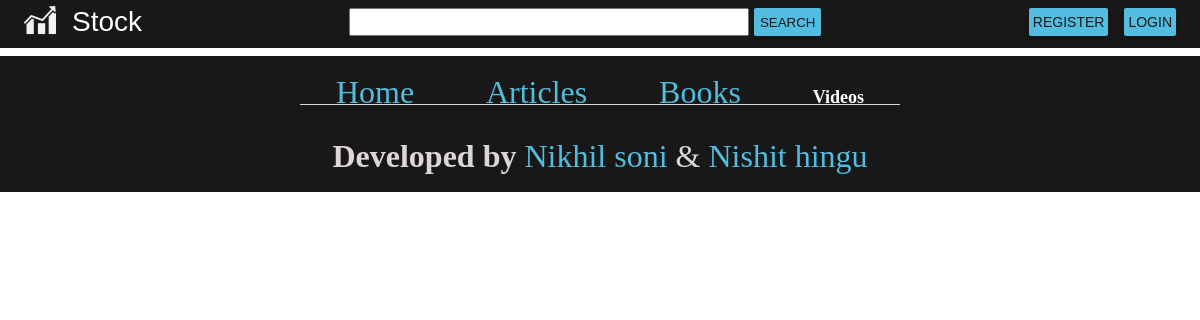
The page /Videos/ on the database as committed earlier.
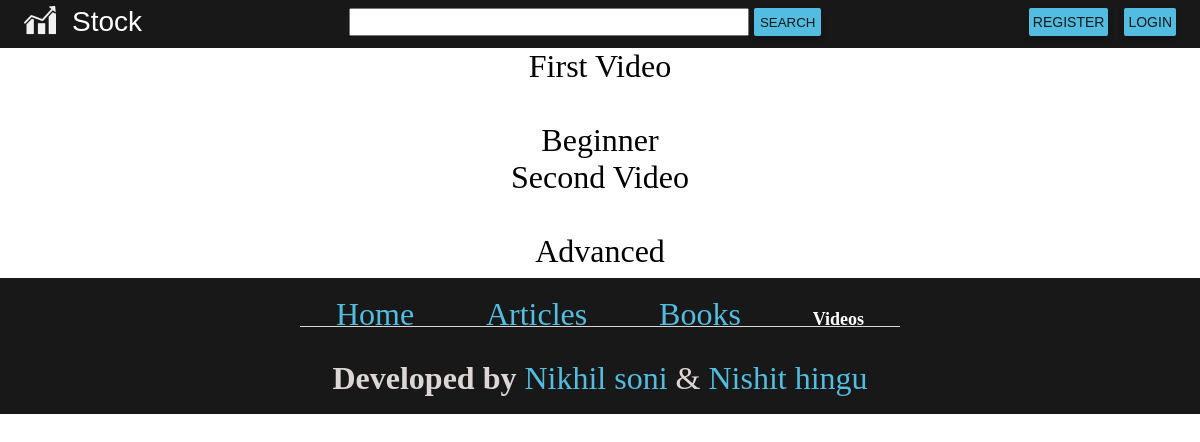
The same page on the database as committed later.
### tutorials/models.py (models this page shows, shortened)
class Videos(models.Model):
    priority_status = (
        ('Beginner','Beginner'),
        ('Intermediate','Intermediate'),
        ('Advanced','Advanced'),
    )
    vName = models.CharField(max_length=200)
    vUrl = EmbedVideoField(blank=True)
    vPriority = models.CharField(max_length=20, choices=priority_status, default= 'Intermediate')

### tutorials/views.py (the view)
# urls.py: path('Videos/',views.videos, name="videos"),
def videos(request):
    docs = Videos.objects.all()
    return render(request, 'Videos.html', {'docs':docs})

### templates/Videos.html (shortened to what this page needs)
{% extends 'base.html' %}
{% load static %}
{% load embed_video_tags %}
{% block head %}
<link rel="stylesheet" href="{% static 'CSS/videos.css' %}" media="all">
{% endblock %}
{% block content %}
<h1>
<div style="text-align: center;">
    {%for v in docs%}
        {{v.vName}}<br>
        {% video v.vUrl 'medium' %}<br>
        {{v.vPriority}}<br>
    {%endfor%}
</div>
{% endblock %}
{% block footer %}
<nav class="navigation column">
    <a href="http://localhost:8000" class="footer-link">Home</a>
    <a href="http://localhost:8000/Articles" class="footer-link">Articles</a>
    <a href="http://localhost:8000/Books" class="footer-link">Books</a>
    <a href="http://localhost:8000/Videos" class="footer-current">Videos</a>
</nav>
{% endblock %}

Rows that differ between the two databases and show on the page:
added Videos: vName "First Video", vPriority "Beginner"
added Videos: vName "Second Video", vPriority "Advanced"
